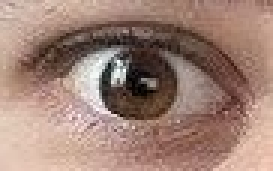
#> input picture ImageAnalyzis/05/eye.jpg, 91 x 57 px (shown 3 times larger)
$ python -i imgmorph.py   (imports and definitions only)
#> lines starting #> are read from the running program, lines starting #| are printed output that depends on the picture
import cv2
import matplotlib.pylab as plt
import numpy as np
from itertools import combinations, product, permutations
import seaborn as sns
# [1 line not run here, left out]
import os


class ImgMorph:
    def __init__(self, img, name=None, gray_scaled=False):
        self.img = img
        self.name = name
        self.gray_scaled = gray_scaled
        self.histogram = None

    @property
    def shape(self):
        return self.img.shape

    def change_color_space(self, tcs):
        return ImgMorph(cv2.cvtColor(self.img, tcs), gray_scaled=self.gray_scaled)

    def gray(self):
        return ImgMorph(cv2.cvtColor(self.img, cv2.COLOR_BGR2GRAY), gray_scaled=True)

    def normalize(self, alpha=0, beta=255, norm_type=cv2.NORM_MINMAX):
        return ImgMorph(cv2.normalize(self.img, None, alpha=0, beta=255,
                        norm_type=norm_type), gray_scaled=self.gray_scaled)

    def crop(self, x, y, dx, dy):
        return ImgMorph(self.img[y - dy:y + dy, x - dx:x + dx], gray_scaled=self.gray_scaled)

    def filter2D(self, kernel):
        return ImgMorph(cv2.filter2D(self.img, -1, kernel))

    # [10 lines left out: function equalize, not called in this run]

    def threshold(self, t=0, upper=255, kind=0):
        return ImgMorph(cv2.threshold(self.img, t, upper, kind)[1], gray_scaled=self.gray_scaled)

    def open(self, kernel, iterations: int = 1):
        return ImgMorph(cv2.morphologyEx(self.img, cv2.MORPH_OPEN, kernel, iterations=iterations), gray_scaled=self.gray_scaled)

    def close(self, kernel, iterations: int = 1):
        return ImgMorph(cv2.morphologyEx(self.img, cv2.MORPH_CLOSE, kernel, iterations=iterations), gray_scaled=self.gray_scaled)

    def dilate(self, kernel, iterations=1):
        return ImgMorph(cv2.dilate(self.img, kernel, 0, iterations=iterations), gray_scaled=self.gray_scaled)

    def find_contours(self):
        return cv2.findContours(self.img, cv2.RETR_TREE, cv2.CHAIN_APPROX_SIMPLE)

    def __add__(self, other):
        return ImgMorph((np.logical_or(self.img, other.img) * 255).astype(np.uint8))

    def calculate_histogram(self, normalize=True, num_bins=256):
        color = ("k",) if self.gray_scaled else ('b', 'g', 'r')
        histogram = []
        for i, col in enumerate(color):
            histr = cv2.calcHist([self.img], [i], None, [num_bins], [0, 256])
            if normalize:
            #    histr = cv2.equalizeHist(histr)
               histr = cv2.normalize(histr, None, alpha=0, beta=1, norm_type=cv2.NORM_MINMAX)
            histogram.append((histr, col))

        self.histogram = histogram
        return histogram

    # [16 lines left out: function compare_histogram, not called in this run]

    @property
    def picture(self):
        self.show_picture(5)

    # [8 lines left out: function show_picture, not called in this run]

    def show_histogram(self, colors="rgbk", bins=256, size=5, normalize=True):
        fig, ax = plt.subplots(1, 2, figsize=(size * 2, size))

        ax[0].set_axis_off()

        if self.gray_scaled:
            ax[0].imshow(self.img, cmap="gray")
        else:
            ax[0].imshow(self.img)

        self.calculate_histogram(normalize=normalize, num_bins=bins)

        for histr, color in self.histogram:
            if color in colors:
                ax[1].plot(histr, color=color)

        plt.show()

>>> import cv2
>>> picture = cv2.imread('eye.jpg')
#> picture is the input picture: shape (57, 91, 3); mean B, G, R 117.5, 129.3, 158.7
>>> result = ImgMorph(picture).show_histogram()
#> after the loop in calculate_histogram, `for i, col in enumerate(color):`: histogram = 3 items
#> the loop in show_histogram, `for histr, color in self.histogram:` made 3 passes
#> color on passes 1 to 3: 'b', 'g', 'r'
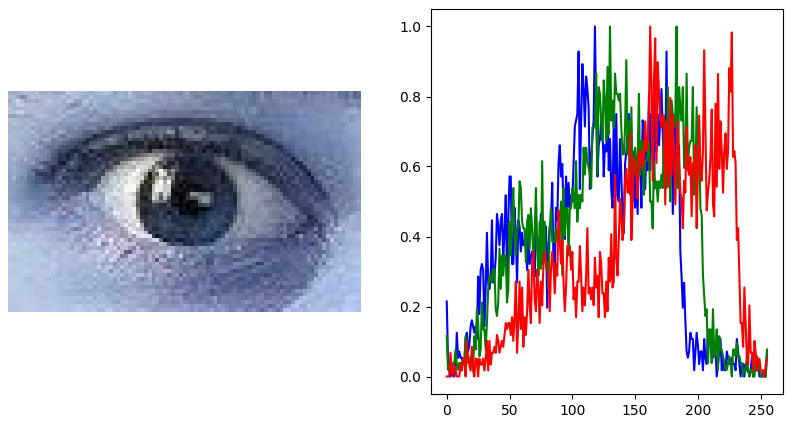
#> figure drawn by matplotlib, 2 panels; B, G, R data is drawn as R, G, B; panel 2: curve peaks at x = 118, y = 1; panel 2: curve peaks at x = 130, y = 1; panel 2: curve peaks at x = 162, y = 1

$ run again, on ImageAnalyzis/05/photo.jpg
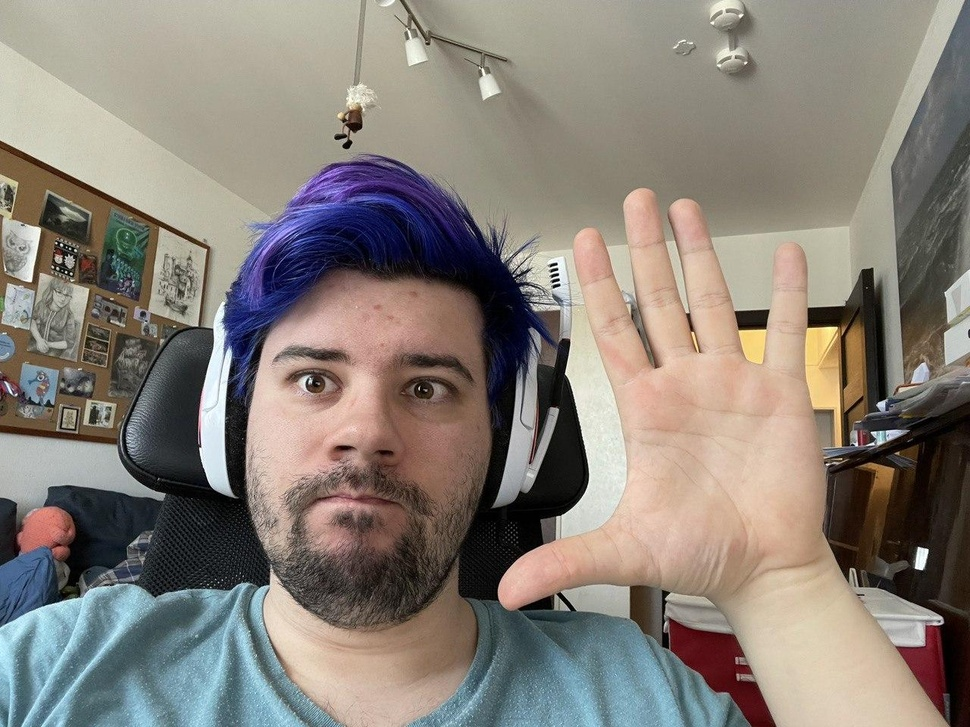
#> input picture ImageAnalyzis/05/photo.jpg, 970 x 727 px, shrunk from 1280 x 960 before the run
#> picture is the input picture: shape (727, 970, 3); mean B, G, R 120, 128.2, 136.1
#> after the loop in calculate_histogram, `for i, col in enumerate(color):`: histogram = 3 items
#> the loop in show_histogram, `for histr, color in self.histogram:` made 3 passes
#> color on passes 1 to 3: 'b', 'g', 'r'
#> `result = ImgMorph(picture).show_histogram()`:
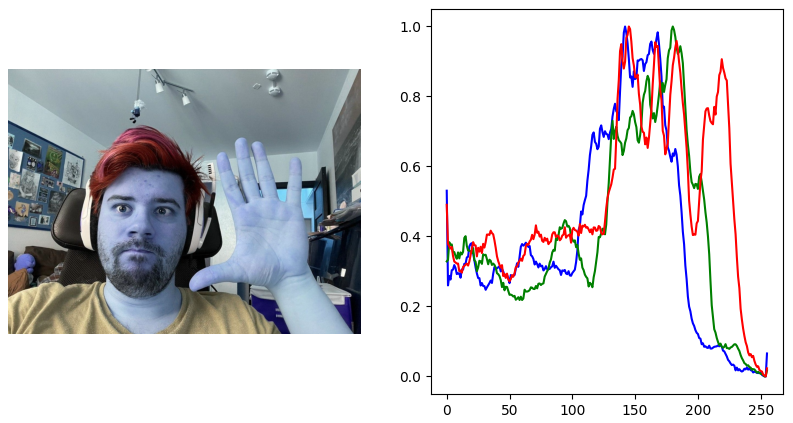
#> figure drawn by matplotlib, 2 panels; B, G, R data is drawn as R, G, B; panel 2: curve peaks at x = 142, y = 1; panel 2: curve peaks at x = 180, y = 1; panel 2: curve peaks at x = 145, y = 1
